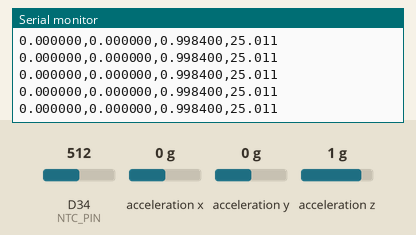
Simulated run of this sketch. Board: Arduino Due. On the bench: the last lines printed to the serial monitor. Wiring (inferred from the names in the program): ADXL345 accelerometer at I2C address 0x53. The test bench sets the inputs (shaded band); at power-on: acceleration x 0 g, D34 (NTC_PIN) = 512, acceleration y 0 g, acceleration z 1 g (analog values on the 0–1023 scale).

Above: at 1.3 s.
1.4 s: acceleration x set to -1.4 g
At 2.5 s:
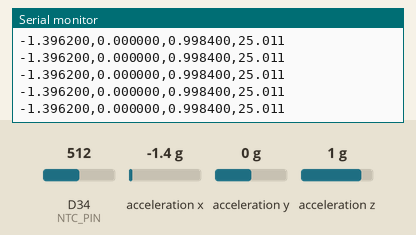
2.9 s: D34 (NTC_PIN) set to 716
At 3.6 s:
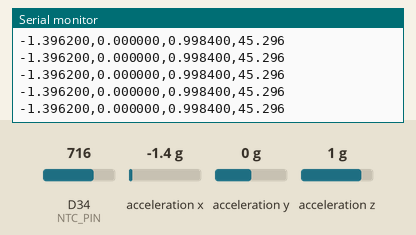
4.4 s: acceleration y set to -1.4 g
At 5.5 s:
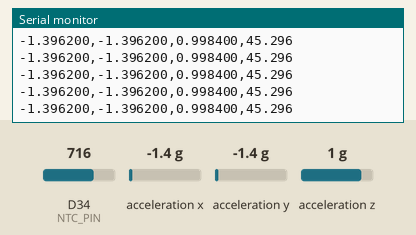
5.9 s: acceleration z set to -1.4 g
At 7.0 s:
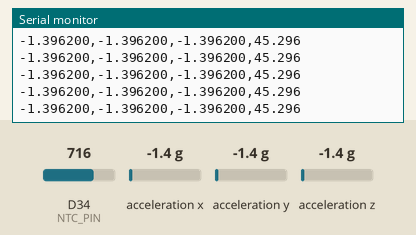
7.4 s: D34 (NTC_PIN) set to 992
At 8.0 s:
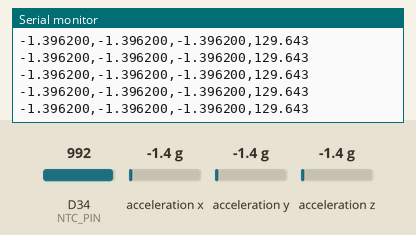
Timing chart, 0 to 10.4 s (numbered marks = the images above; inputs shaded):
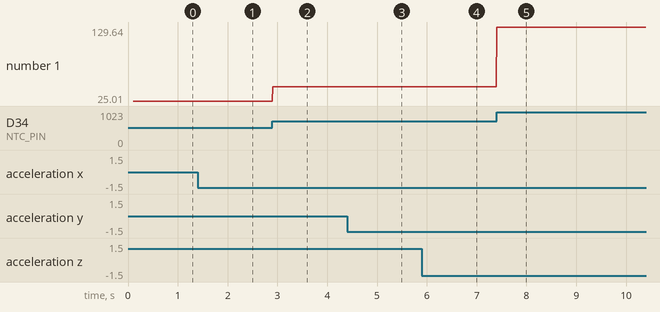

Measured:
- after the input at 1.4 s, the serial monitor: prints a new line at once (image 1)
- after the input at 2.9 s, the serial monitor: prints a new line at once (image 2)
- after the input at 4.4 s, the serial monitor: prints a new line at once (image 3)
- after the input at 5.9 s, the serial monitor: prints a new line at once (image 4)
- after the input at 7.4 s, the serial monitor: prints a new line at once (image 5)
- plotted number 1: 25.01 → 45.3 after the input at 2.9 s, 45.3 → 129.64 after the input at 7.4 s

The sketch:

adxl345_ntc_data_collection.ino
```cpp
#include <Wire.h>
	#include <math.h>

	#define ADXL_ADDR 0x53
	#define NTC_PIN 34

	const float R_FIXED  = 10000.0;
	const float ADC_VREF = 3.3;
	const float ADC_MAX  = 4095.0;
	const float BETA     = 3950.0;
	const float T0_K     = 298.15;
	const float R0       = 10000.0;

	void adxlWrite(uint8_t reg, uint8_t val) {
		Wire.beginTransmission(ADXL_ADDR);
		Wire.write(reg);
		Wire.write(val);
		Wire.endTransmission();
	}

	void adxlReadBytes(uint8_t reg, uint8_t count, uint8_t *buf) {
		Wire.beginTransmission(ADXL_ADDR);
		Wire.write(reg);
		Wire.endTransmission(false);
		Wire.requestFrom(ADXL_ADDR, count);

		for (uint8_t i = 0; i < count; i++) {
			if (Wire.available()) buf[i] = Wire.read();
		}
	}

	void adxlInit() {
		adxlWrite(0x2D, 0x08); // POWER_CTL
		adxlWrite(0x31, 0x08); // DATA_FORMAT +/-2g
	}

	void readADXL(float &ax, float &ay, float &az) {
		uint8_t buf[6];
		adxlReadBytes(0x32, 6, buf);

		int16_t rx = (int16_t)((buf[1] << 8) | buf[0]);
		int16_t ry = (int16_t)((buf[3] << 8) | buf[2]);
		int16_t rz = (int16_t)((buf[5] << 8) | buf[4]);

		const float scale = 0.0039; // g/LSB
		ax = rx * scale;
		ay = ry * scale;
		az = rz * scale;
	}

	float readNTCTempC() {
		int raw = analogRead(NTC_PIN);

		float vout = (raw / ADC_MAX) * ADC_VREF;
		if (vout <= 0.0001) return NAN;

		float rNTC = R_FIXED * (ADC_VREF / vout - 1.0);
		float invT = 1.0 / T0_K + (1.0 / BETA) * log(rNTC / R0);
		float tempK = 1.0 / invT;

		return tempK - 273.15;
	}

	const unsigned long SAMPLE_INTERVAL_MS = 10;
	unsigned long lastMillis = 0;

	void setup() {
		Serial.begin(115200);
		Wire.begin();
		analogReadResolution(12);

		adxlInit();
		delay(100);

		Serial.println("ax,ay,az,tempC");
	}

	void loop() {
		unsigned long now = millis();

		if (now - lastMillis >= SAMPLE_INTERVAL_MS) {
			lastMillis = now;

			float ax, ay, az;
			readADXL(ax, ay, az);
			float tempC = readNTCTempC();

			Serial.print(ax, 6); Serial.print(",");
			Serial.print(ay, 6); Serial.print(",");
			Serial.print(az, 6); Serial.print(",");
			Serial.println(tempC, 3);
		}
	}
```
